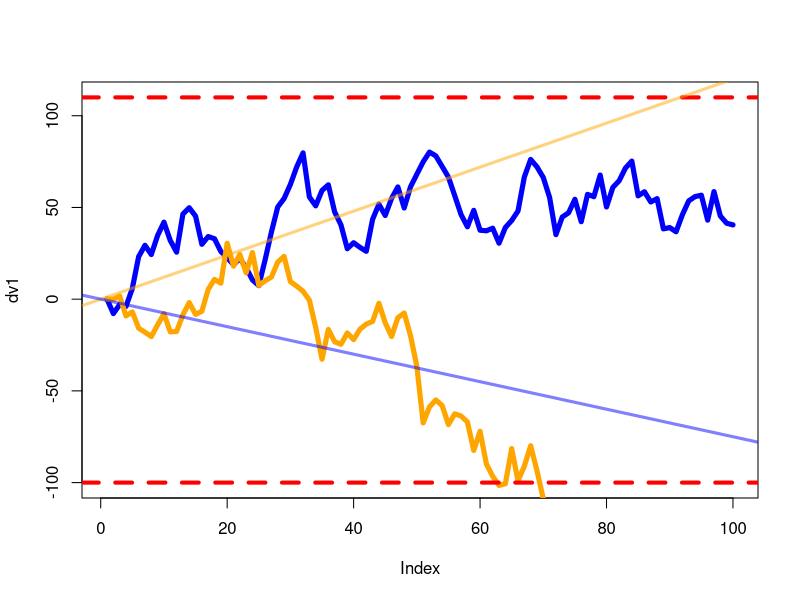
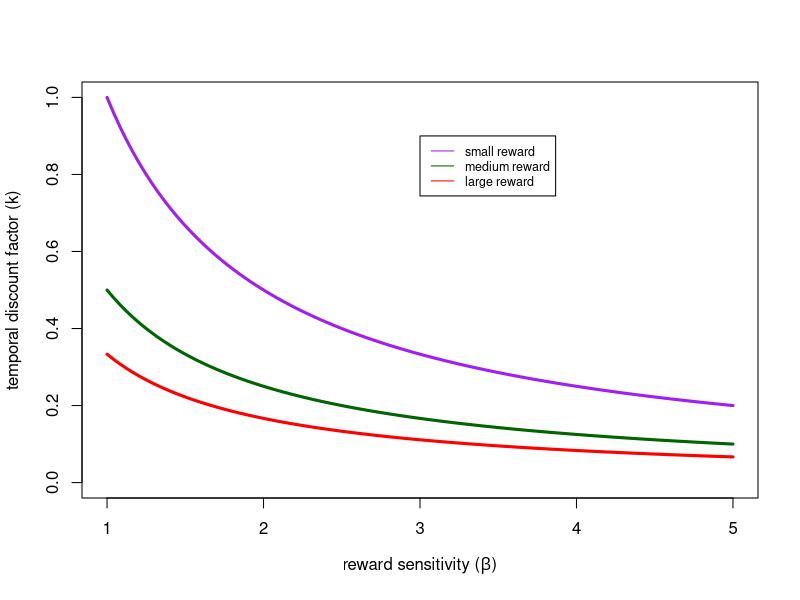
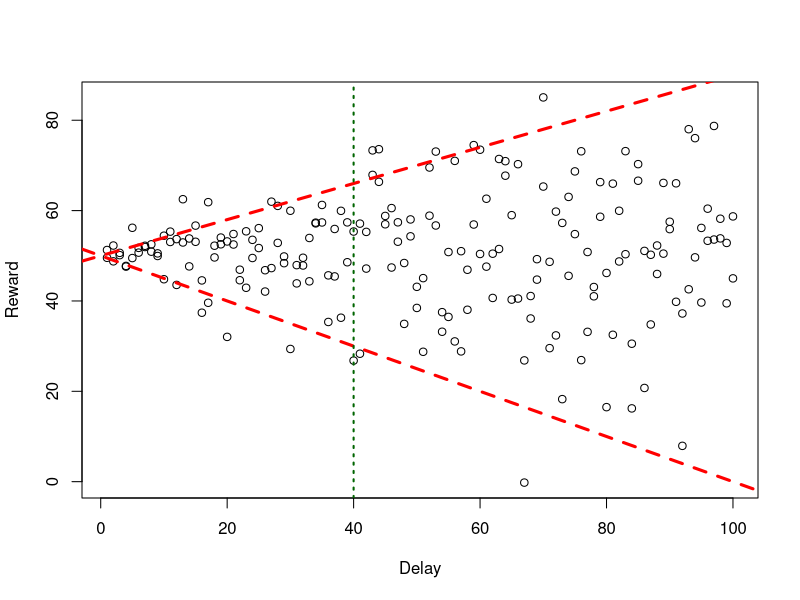

The R script that drew these images, in order:
m = 0.2
m2 = -0.2
std = 10
N=100
dv1=dv2=c(0)


for(i in 2:N){
  evidence = rnorm(1,m,std)
  dv1 = c(dv1,dv1[i-1]+evidence)
  evidence = rnorm(1,m2,std)
  dv2 = c(dv2,dv2[i-1]+evidence)
}
plot(dv1,type="l",ylim=c(-100,110),lwd=5,col="blue")
lines(dv2,lwd=5,col="orange")
abline(h=110,col="red",lwd=4,lty=2)
abline(h=-100,col="red",lwd=4,lty=2)
abline(a=0,b=1.2,col=adjustcolor("orange",alpha=0.5),lwd=3)
abline(a=0,b=-.75,col=adjustcolor("blue",alpha=0.5),lwd=3)


beta = seq(1,5,length.out=100)
kfunc = function(beta,reward){return(1/(beta*reward))}
plot(beta,kfunc(beta,1),type="l",ylim=c(0,1),col="purple",lwd=3,ylab="temporal discount factor (k)",
     xlab = expression(paste("reward sensitivity (",beta,")")))
lines(beta,kfunc(beta,2),col="darkgreen",lwd=3)
lines(beta,kfunc(beta,3),col="red",lwd=3)
legend(3,.9,legend=c("small reward","medium reward","large reward"),
       col=c("purple","darkgreen","red"),lty=1,cex=0.75)


n=rep(1:100,2)
a=0
b = 1
sigma2 = n^1.3
eps = rnorm(n,mean=0,sd=sqrt(sigma2))
y=a+b*50 + eps
plot(n,y,ylab=c("Reward"),xlab=c("Delay"))
abline(a=50,b=0.4,lwd=3,col="red",lty=2)
abline(a=50,b=-0.5,lwd=3,col="red",lty=2)
abline(v=40,lwd=2,lty=3,col="darkgreen")
